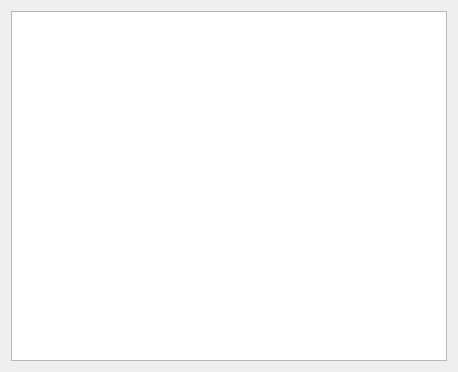
<?xml version="1.0" encoding="UTF-8"?>
<ui version="4.0">
 <class>ClientRecord</class>
 <widget class="QWidget" name="ClientRecord">
  <property name="geometry">
   <rect>
    <x>0</x>
    <y>0</y>
    <width>458</width>
    <height>372</height>
   </rect>
  </property>
  <property name="windowTitle">
   <string>Form</string>
  </property>
  <layout class="QGridLayout" name="gridLayout">
   <item row="0" column="0">
    <widget class="QTextEdit" name="textEdit"/>
   </item>
  </layout>
 </widget>
 <resources/>
 <connections/>
</ui>
